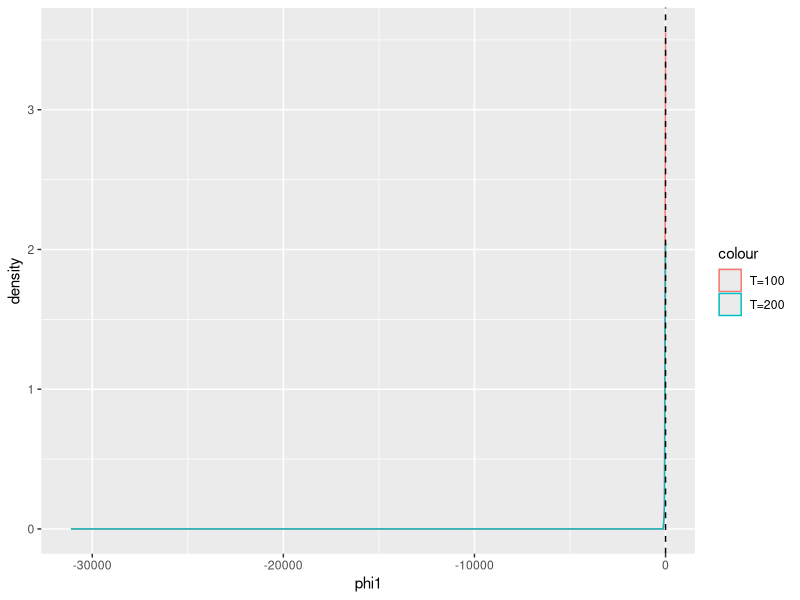

This chart was generated by the following R code: (Note: this script raises an error after producing the figure.)
library(ggplot2)

params100 <- read.csv(file='results/params_studentT100.csv', header=FALSE, col.names=c("phi1", "phi2", "phi3", "phi4", "converge"))
params200 <- read.csv(file='results/params_studentT200.csv', header=FALSE, col.names=c("phi1", "phi2", "phi3", "phi4", "converge"))

ggplot() + 
  geom_density(data=params100, aes(x=phi1, colour='T=100')) +
  geom_density(data=params200, aes(x=phi1, colour='T=200')) +
  geom_vline(xintercept = 0.7, linetype = "dashed")

ysim_df <- as.data.frame(sim$Y_sim)
ysim_df$ID <- seq.int(nrow(ysim_df))


library(ggplot2)

ggplot() + 
  geom_line(data=ysim_df, aes(x=ID, y=V1, colour='Y_1')) +
  geom_line(data=ysim_df, aes(x=ID, y=V2, colour='Y_2')) +
  xlab("") + 
  ylab("")

# T_ <- 1000
# dof <- 4
# 
# sim <- simulateVar1_studentT(T_, dof, A, J)
# 
# install.packages('tseries') 
# library(tseries)
# adf.test(sim$Y_sim[,1])
# adf.test(sim$Y_sim[,2])

# ggplot() + 
#   # geom_line(data=statistics_df[which(statistics_df$H == "dynamic acf/ccf" & statistics_df$Phi == "phi1"),], aes(x=T, y=SE, colour='Dynamic ACF/CCF')) +
#   geom_line(data=statistics_df[which(statistics_df$H == "static 5" & statistics_df$Phi == "phi1"),], aes(x=T, y=SE, colour='H=5')) +
#   geom_line(data=statistics_df[which(statistics_df$H == "static 10" & statistics_df$Phi == "phi1"),], aes(x=T, y=SE, colour='H=10')) +
#   geom_line(data=statistics_df[which(statistics_df$H == "static 15" & statistics_df$Phi == "phi1"),], aes(x=T, y=SE, colour='H=15')) +
#   # geom_line(data=statistics_df[which(statistics_df$H == "static 20" & statistics_df$Phi == "phi1"),], aes(x=T, y=SE, colour='H=20')) +
#   xlab("") + 
#   ylab("") 
# cs_df[which(statistics_df$H == "static 20" & statistics_df$Phi == "phi1"),]








plot(density(params200[,1]), xlim=c(-4,4))
lines(density(params100[,1]), type = "l", col = "blue")
abline(v=0.7, col="red")
legend(-4, 1, legend=c("Line 1", "Line 2"), col=c("red", "blue"), lty=1:2, cex=0.8)

plot(density(params200[,2]), xlim=c(-4,4))
lines(density(params100[,2]), type = "l", col = "blue")
abline(v=-1.3, col="red")

plot(density(params200[,3][params200[,3] > -4 &  params200[,3] < 4]), xlim=c(-4,4))
lines(density(params100[,3][params100[,3] > -4 &  params100[,3] < 4]), type = "l", col = "blue")
abline(v=0, col="red")

plot(density(params200[,4][params200[,4] > -4 &  params200[,4] < 4]), xlim=c(-4,4))
lines(density(params100[,4][params100[,4] > -4 &  params100[,4] < 4]), type = "l", col = "blue")
abline(v=2, col="red")

# 
# 
# 
# 
# 
# 
# # plot(density(params100[,1][params100[,1] > -4 &  params100[,1] < 4]), xlim=c(-4,4))
# # plot(density(params100[,2][params100[,2] > -4 &  params100[,2] < 4]), xlim=c(-4,4))
# # plot(density(params100[,3][params100[,3] > -4 &  params100[,3] < 4]), xlim=c(-4,4))
# # plot(density(params100[,4][params100[,4] > -4 &  params100[,4] < 4]), xlim=c(-4,4))
# # 
# # plot(density(params200[,1][params200[,1] > -4 &  params200[,1] < 4]), xlim=c(-4,4))
# # lines(density(params100[,1][params100[,1] > -4 &  params100[,1] < 4]), type = "l", col = "blue")
# # 
# # plot(density(params200[,2][params200[,2] > -4 &  params200[,2] < 4]), xlim=c(-4,4))
# # lines(density(params100[,2][params100[,2] > -4 &  params100[,2] < 4]), type = "l", col = "blue")
# # 
# # plot(density(params200[,3][params200[,3] > -4 &  params200[,3] < 4]), xlim=c(-4,4))
# # lines(density(params100[,3][params100[,3] > -4 &  params100[,3] < 4]), type = "l", col = "blue")
# # 
# # plot(density(params200[,4][params200[,4] > -4 &  params200[,4] < 4]), xlim=c(-4,4))
# # lines(density(params100[,4][params100[,4] > -4 &  params100[,4] < 4]), type = "l", col = "blue")
# # 
# # 
# # 
# # 
# # 
# # 
# # 
# # # Y <- read.csv(file='Y_CORN_SOY.csv', header=FALSE, col.names=c("Y1", "Y2"))
# # # plot(Y[,2],type = "l", col = "red", xlab = "", ylab = "")
# # # lines(Y[,1], type = "l", col = "blue")
# # # 
# # # acf(Y[,1], 25, pl=TRUE)$acf[,,1]
# # # acf(Y[,2], 25, pl=TRUE)$acf[,,1]
# # # ccf(Y[,1], Y[,2], 25, pl=TRUE)
# # # ccf(Y[,2], Y[,1], 25, pl=TRUE)
# # # 
# # # 
# # # 
# # # # VAR(1) estimation with simulated data
# # # H <- determine_H(Y)
# # # estimation_VAR1 <- optim(c(0,0,0,0), portmanteau_fun_VAR1, Y=Y, H=10, control=list(maxit=1000))
# # # estimation_VAR1
# # # 
# # # estimation_VAR2 <- optim(c(0,0,0,0,0,0,0,0), portmanteau_fun_VAR2, Y=Y, H=10, control=list(maxit=1000))
# # # 
# # # params <- estimation_VAR2$par
# # # phi1 <- rbind(c(params[1], params[2]), c(params[3], params[4]))
# # # phi2 <- rbind(c(params[5], params[6]), c(params[7], params[8]))
# # # 
# # # print(phi2)
# # # print(eigen(phi2)$values)
# # # 
# # # 
# # # 
# # # 
# # # 
# # # 
# # # params <- estimation_VAR1$par
# # # phi1 <- rbind(c(params[1], params[2]), c(params[3], params[4]))
# # # # phi2 <- rbind(c(params[5], params[6]), c(params[7], params[8]))
# # # 
# # # print(phi1)
# # # print(eigen(phi1)$values)
# # # 
# # # 
# # # 
# # # 
# # # 
# # # 
# # # # Set seed
# # # set.seed(10)
# # # 
# # # # Read data
# # # # Y <- read.csv(file = 'Y_sim_Seed10.csv', header = FALSE, col.names=c("Y1", "Y2"))
# # # Y <- read.csv(file='Y_sim.csv', header=FALSE, col.names=c("Y1", "Y2"))
# # # H <- determine_H(Y)
# # # 
# # # # Simulate Y - student-t errors, T=1000, dof=4
# # # A <- rbind(c(1, -1), c(0,1))
# # # J <- c(0.7, 2)
# # # sim1 <- simulateVar1(Y, 1000, 4, A, J)
# # # 
# # # sim1$Y_star_sim
# # # 
# # # # Plot simulated data
# # # # plot(sim1$Y_star_sim[,1],type = "l", col = "red", xlab = "", ylab = "")
# # # # lines(sim1$Y_star_sim[,2], type = "l", col = "blue")
# # # 
# # # # # VAR(1) estimation with simulated data
# # # # H <- determine_H(sim1$Y_star_sim)
# # # # estimation_VAR1 <- optim(c(0,0,0,0), portmanteau_fun_VAR1, Y=sim1$Y_star_sim, H=H, method="BFGS", control=list(maxit=200))
# # # 
# # # # estimation_VAR1
# # # 
# # # # # VAR(2) estimation
# # # # estimation_VAR2 <- optim(c(0,0,0,0,0,0,0,0), portmanteau_fun_VAR2, Y=Y, H=H, method = "BFGS", control=list(maxit=1000))
# # # 
# # # 
# # # 
# # # 
# # # 
# # # 
# # # 
# # # 
# # # 
# # # # VAR(3) estimation
# # # # estimation_VAR3 <- optim(c(0,0,0,0,0,0,0,0,0,0,0,0), portmanteau_fun_VAR3, Y=Y, H=H, method = "BFGS", control=list(maxit=1000))
# # # 
# # # 
# # # # params <- result$par
# # # # phi1 <- rbind(c(params[1], params[2]), c(params[3], params[4]))
# # # # phi2 <- rbind(c(params[5], params[6]), c(params[7], params[8]))
# # # 
# # # # print(phi1)
# # # # print(eigen(phi1)$values)
# # # # 
# # # # print(phi2)
# # # # print(eigen(phi2)$values)
# # # 
# # # 
